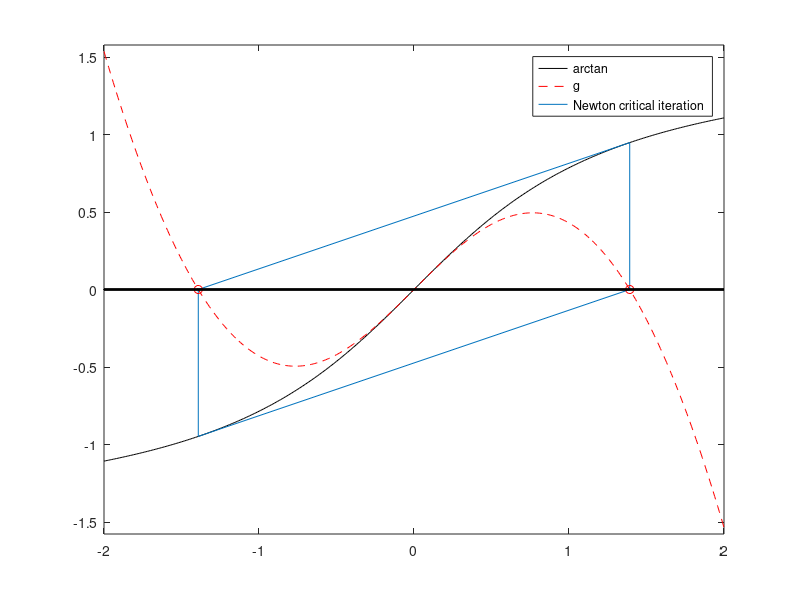

The MATLAB script that drew this image:
clear all; 
x0 = 2;   % initial guess
r = 1;
while (r > eps)
    x1 = x0-( 2*x0-(1+x0^2)*atan(x0) ) / (1-2*x0*atan(x0));
    % x1 = (-x0+(1-x0^2)*atan(x0))/(1-2*x0*atan(x0));
    r = abs ( (x1 - x0) / x1 );
    x0 = x1;
    fprintf ( 'x0 =  %16.14e , accuracy = %16.14e \n ' ,  x1, r );
end

figure;
x1 = x0-atan(x0)*(1+x0^2);   x2 = x1-atan(x1)*(1+x1^2);
X=[-2:0.01:2];
plot(X, atan(X),'k',...
    X,  2*(X)-(1+(X).^2).*atan((X)),'r--',...
    [x0, x1, x1, x2, x2], [atan(x0), 0, atan(x1), 0, atan(x2)],...
    [x0,x1],[0,0],'ro',[-2,2], [0,0],'k','linewidth',2); 
legend('arctan', 'g', 'Newton critical iteration');axis equal;
print -depsc2 'ex_NewtonArctan.eps'